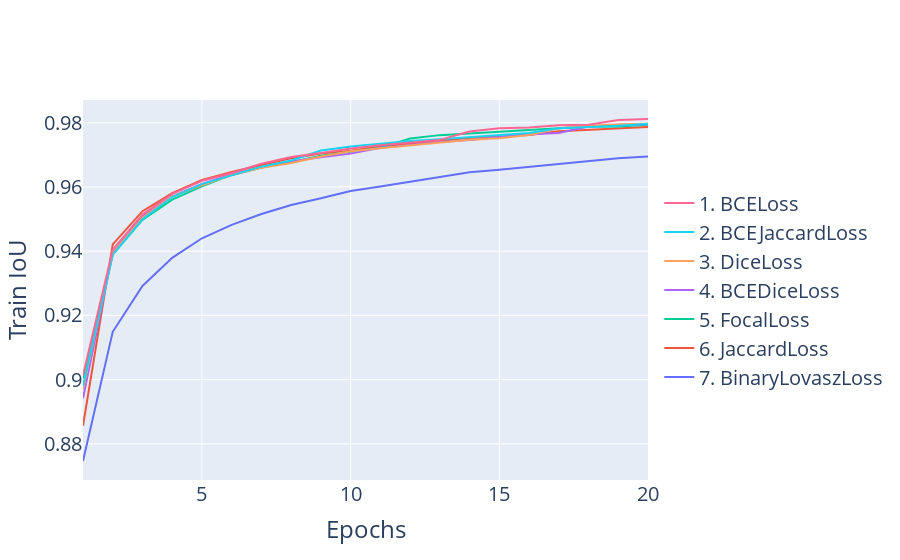
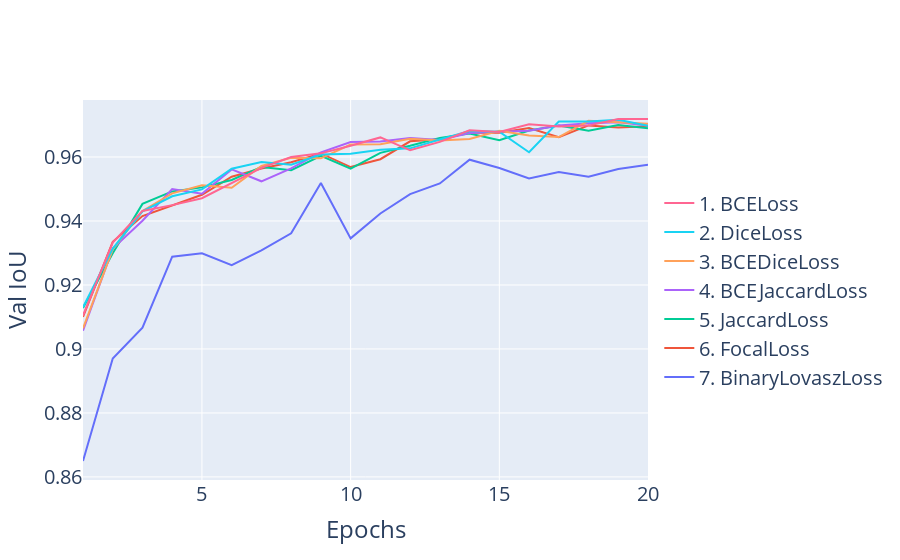

The notebook cell these images were saved under, in order:
### Markdown cell above
# Loss function

### Code cell
def plot_data_ARCHITECTURE(big_df: pd.DataFrame, y_volumn, y_column_name, plot_title, x_column=None, x_column_name="Epochs", filter=None, **plot_options):
    fig = go.Figure()
    big_df_copy = big_df.copy(deep=True)
    if filter != None:
        big_df_copy.query(filter, inplace=True)

    data_sorted = []
    for data in big_df_copy.groupby(['architecture', 'encoder', 'loss_func', 'freeze_encoder', 'dataset']):
        architecture, encoder, loss, freeze, dataset = data[0]
        data_sorted.append((data, np.max(data[1][y_volumn]))) # data, highest score

    for i, data in enumerate(sorted(data_sorted, key=lambda x: x[1])):
    # for data in big_df_copy.groupby(['architecture', 'encoder', 'loss_func', 'freeze_encoder', 'dataset']):
        data, best_score = data
        architecture, encoder, loss, freeze, dataset = data[0]
        # fig.add_trace(go.Scatter(x=data[1].index+1, y=data[1][y_volumn], name=f"{architecture} {encoder} {loss} {dataset.lower()}", hovertemplate=hovertemplate)) # 
        if x_column == None:
            fig.add_trace(go.Scatter(x=data[1].index[:20]+1, y=data[1][y_volumn][:20], name=f"{len(data_sorted)-i}. {loss}"))# hovertemplate=hovertemplate)) # 
        else:
            fig.add_trace(go.Scatter(x=data[1][x_column][:20], y=data[1][y_volumn][:20], name=f"{len(data_sorted)-i}. {loss}"))# hovertemplate=hovertemplate)) # 
    fig.update_layout(
        {
            "paper_bgcolor": "rgba(0, 0, 0, 0)",
            # "plot_bgcolor": "rgba(0, 0, 0, 0)",
        }
    )
    # fig.update_traces(hoverinfo='text+name', mode='lines+markers')
    fig.update_layout(legend=dict(y=0.5, traceorder='reversed', font_size=20))
    fig.update_layout(
        # title="Training loss - (Architecture Encoder Loss)",
        xaxis_title=x_column_name,
        yaxis_title=y_column_name,
            font=dict(
            size=20,
        ),
        showlegend=True
    )
    fig.update_layout(plot_options)
    # fig.update_layout(hovermode="x unified")
    # fig.show()
    return fig


Select_encoder_df = read_csvs("./TRAINING_RESULTS_new/selecting_loss")    
# feature_train_fig.write_image(file="D:/Master/MasterProject/Overleaf_figures/Chapter5/feature_engineering_TRAIN.svg", height=600, width=800)
# feature_val_fig.write_image(file="D:/Master/MasterProject/Overleaf_figures/Chapter5/feature_engineering_VAL.svg", height=600, width=800)
# Loss
# plot_data_ARCHITECTURE(Select_architecture_df, y_volumn='train_loss', y_column_name="Train Jaccard Loss", plot_title="Train loss", filter='loss_func == "JaccardLoss"')
# plot_data_ARCHITECTURE(Select_architecture_df, y_volumn='val_loss', y_column_name="Val Jaccard Loss", plot_title="Val loss", filter='loss_func == "JaccardLoss"')

# IoU
loss_train_fig = plot_data_ARCHITECTURE(Select_encoder_df, y_volumn='train_iou_score', y_column_name="Train IoU", plot_title="Val IoU", filter="freeze_encoder == False") #, showlegend=False
loss_train_fig.write_image(file="D:/Master/MasterProject/Overleaf_figures/Chapter5/loss_train_fig.svg", height=600, width=800)
loss_train_fig.show()

loss_val_fig = plot_data_ARCHITECTURE(Select_encoder_df, y_volumn='val_iou_score', y_column_name="Val IoU", plot_title="Val IoU", filter="freeze_encoder == False")
loss_val_fig.write_image(file="D:/Master/MasterProject/Overleaf_figures/Chapter5/loss_val_fig.svg", height=600, width=800)
loss_val_fig.show()

### Figure 1 — Plotly figure (JSON) as saved in the notebook; plotly's stock layout.template omitted (floating-point values rounded to 4 significant figures)
{"data": [{"name": "7. BinaryLovaszLoss", "type": "scatter", "x": [1, 2, 3, 4, 5, 6, 7, 8, 9, 10, 11, 12, 13, 14, 15, 16, 17, 18, 19, 20], "y": [0.8747, 0.9149, 0.9292, 0.9379, 0.944, 0.9482, 0.9516, 0.9544, 0.9565, 0.9587, 0.9601, 0.9617, 0.963, 0.9645, 0.9653, 0.9662, 0.967, 0.9679, 0.9689, 0.9695]}, {"name": "6. JaccardLoss", "type": "scatter", "x": [1, 2, 3, 4, 5, 6, 7, 8, 9, 10, 11, 12, 13, 14, 15, 16, 17, 18, 19, 20], "y": [0.8857, 0.9421, 0.9524, 0.9581, 0.9622, 0.9647, 0.9668, 0.9689, 0.9704, 0.9713, 0.9726, 0.9735, 0.9745, 0.9752, 0.9757, 0.9761, 0.9773, 0.9778, 0.978, 0.9786]}, {"name": "5. FocalLoss", "type": "scatter", "x": [1, 2, 3, 4, 5, 6, 7, 8, 9, 10, 11, 12, 13, 14, 15, 16, 17, 18, 19, 20], "y": [0.9005, 0.9391, 0.9497, 0.956, 0.9602, 0.9637, 0.9661, 0.9677, 0.9698, 0.9711, 0.9722, 0.9751, 0.9761, 0.9767, 0.9773, 0.9778, 0.9782, 0.9788, 0.9788, 0.9793]}, {"name": "4. BCEDiceLoss", "type": "scatter", "x": [1, 2, 3, 4, 5, 6, 7, 8, 9, 10, 11, 12, 13, 14, 15, 16, 17, 18, 19, 20], "y": [0.8942, 0.9395, 0.9509, 0.9571, 0.9609, 0.9639, 0.9661, 0.9679, 0.9692, 0.9704, 0.9722, 0.9731, 0.974, 0.9746, 0.9755, 0.9764, 0.9768, 0.9788, 0.9794, 0.9795]}, {"name": "3. DiceLoss", "type": "scatter", "x": [1, 2, 3, 4, 5, 6, 7, 8, 9, 10, 11, 12, 13, 14, 15, 16, 17, 18, 19, 20], "y": [0.897, 0.9393, 0.9504, 0.9571, 0.9605, 0.9637, 0.966, 0.9675, 0.9695, 0.9711, 0.972, 0.9729, 0.9736, 0.9747, 0.9752, 0.9762, 0.9783, 0.979, 0.9794, 0.9796]}, {"name": "2. BCEJaccardLoss", "type": "scatter", "x": [1, 2, 3, 4, 5, 6, 7, 8, 9, 10, 11, 12, 13, 14, 15, 16, 17, 18, 19, 20], "y": [0.898, 0.9389, 0.9499, 0.9569, 0.9609, 0.9635, 0.9663, 0.9682, 0.9713, 0.9726, 0.9735, 0.9743, 0.9749, 0.9755, 0.9763, 0.9768, 0.9783, 0.9786, 0.9791, 0.9797]}, {"name": "1. BCELoss", "type": "scatter", "x": [1, 2, 3, 4, 5, 6, 7, 8, 9, 10, 11, 12, 13, 14, 15, 16, 17, 18, 19, 20], "y": [0.9013, 0.9405, 0.9514, 0.9579, 0.9619, 0.9643, 0.9672, 0.9693, 0.9706, 0.972, 0.973, 0.9739, 0.9747, 0.9773, 0.9783, 0.9785, 0.9792, 0.9794, 0.9808, 0.9812]}], "layout": {"font": {"size": 20}, "legend": {"font": {"size": 20}, "traceorder": "reversed", "y": 0.5}, "paper_bgcolor": "rgba(0, 0, 0, 0)", "showlegend": true, "xaxis": {"title": {"text": "Epochs"}}, "yaxis": {"title": {"text": "Train IoU"}}}}

### Figure 2 — Plotly figure (JSON) as saved in the notebook; plotly's stock layout.template omitted (floating-point values rounded to 4 significant figures)
{"data": [{"name": "7. BinaryLovaszLoss", "type": "scatter", "x": [1, 2, 3, 4, 5, 6, 7, 8, 9, 10, 11, 12, 13, 14, 15, 16, 17, 18, 19, 20], "y": [0.865, 0.897, 0.9066, 0.9288, 0.9299, 0.9262, 0.9308, 0.9361, 0.9519, 0.9346, 0.9424, 0.9484, 0.9517, 0.9592, 0.9566, 0.9533, 0.9553, 0.9538, 0.9562, 0.9576]}, {"name": "6. FocalLoss", "type": "scatter", "x": [1, 2, 3, 4, 5, 6, 7, 8, 9, 10, 11, 12, 13, 14, 15, 16, 17, 18, 19, 20], "y": [0.9101, 0.9335, 0.9415, 0.9447, 0.9482, 0.9539, 0.9564, 0.9584, 0.9611, 0.9569, 0.9593, 0.9649, 0.9656, 0.9676, 0.9676, 0.9691, 0.9662, 0.9699, 0.9693, 0.9696]}, {"name": "5. JaccardLoss", "type": "scatter", "x": [1, 2, 3, 4, 5, 6, 7, 8, 9, 10, 11, 12, 13, 14, 15, 16, 17, 18, 19, 20], "y": [0.9128, 0.9299, 0.9453, 0.9492, 0.9505, 0.9528, 0.9569, 0.9559, 0.9604, 0.9564, 0.9613, 0.9635, 0.966, 0.9674, 0.9653, 0.9683, 0.9699, 0.9682, 0.97, 0.969]}, {"name": "4. BCEJaccardLoss", "type": "scatter", "x": [1, 2, 3, 4, 5, 6, 7, 8, 9, 10, 11, 12, 13, 14, 15, 16, 17, 18, 19, 20], "y": [0.9057, 0.9314, 0.9401, 0.95, 0.9485, 0.9561, 0.9524, 0.9564, 0.9614, 0.9647, 0.9648, 0.9659, 0.9653, 0.9675, 0.9679, 0.9682, 0.9699, 0.9705, 0.9708, 0.9699]}, {"name": "3. BCEDiceLoss", "type": "scatter", "x": [1, 2, 3, 4, 5, 6, 7, 8, 9, 10, 11, 12, 13, 14, 15, 16, 17, 18, 19, 20], "y": [0.9064, 0.9311, 0.9431, 0.9486, 0.9512, 0.9504, 0.9572, 0.9598, 0.9596, 0.9639, 0.964, 0.9657, 0.9652, 0.9657, 0.9682, 0.9667, 0.9662, 0.9713, 0.9709, 0.9704]}, {"name": "2. DiceLoss", "type": "scatter", "x": [1, 2, 3, 4, 5, 6, 7, 8, 9, 10, 11, 12, 13, 14, 15, 16, 17, 18, 19, 20], "y": [0.913, 0.9314, 0.943, 0.9477, 0.9499, 0.9564, 0.9584, 0.9576, 0.9607, 0.961, 0.9622, 0.9627, 0.9655, 0.9681, 0.9679, 0.9615, 0.9711, 0.9711, 0.9716, 0.9698]}, {"name": "1. BCELoss", "type": "scatter", "x": [1, 2, 3, 4, 5, 6, 7, 8, 9, 10, 11, 12, 13, 14, 15, 16, 17, 18, 19, 20], "y": [0.9105, 0.9333, 0.9431, 0.945, 0.9471, 0.9519, 0.9566, 0.96, 0.9611, 0.9635, 0.9661, 0.9621, 0.9647, 0.9684, 0.9678, 0.9703, 0.9695, 0.9698, 0.9719, 0.9719]}], "layout": {"font": {"size": 20}, "legend": {"font": {"size": 20}, "traceorder": "reversed", "y": 0.5}, "paper_bgcolor": "rgba(0, 0, 0, 0)", "showlegend": true, "xaxis": {"title": {"text": "Epochs"}}, "yaxis": {"title": {"text": "Val IoU"}}}}
